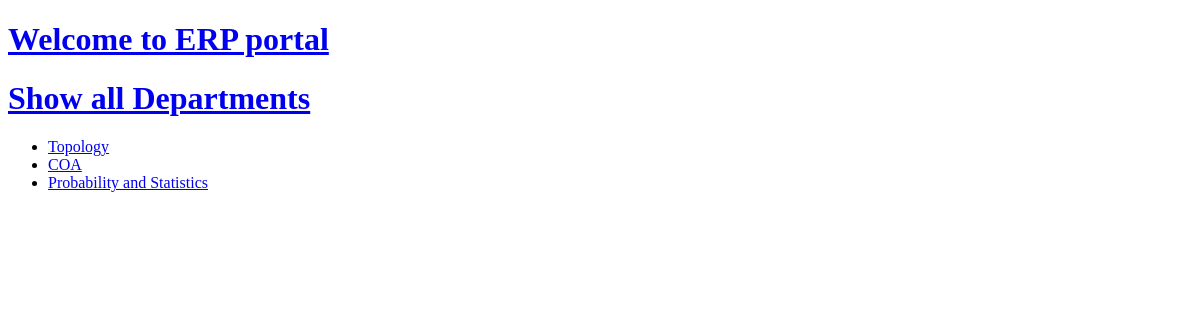
The app's page /Mathematics/courses, older data.
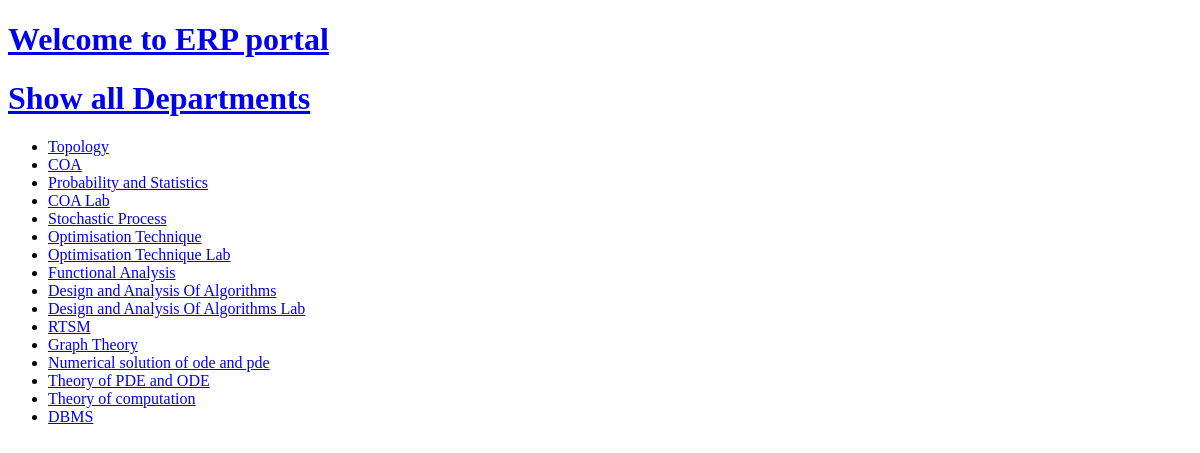
The same page, newer data.
### erpApp/models.py (models this page shows)
class Course(models.Model):
    courseName = models.CharField(max_length=50)
    credits_score = models.IntegerField(
        validators=[MaxValueValidator(5), MinValueValidator(1)])
    deptId = models.ForeignKey(
        Department, on_delete=models.CASCADE, related_name="dept")
    semester=models.IntegerField(null=True)
    description=models.TextField(null=True)
    def __str__(self):
        return f"{self.courseName}"

### erpApp/views.py (the view)
# urls.py: path("<str:deptName>/courses", views.listCourses, name="listCourse"),
def listCourses(request, deptName):
    department = Department.objects.get(departmentName=deptName)
    courseList = department.dept.all()
    return render(request, "erpApp/listCourses.html", {
        "courseList": courseList,
        "deptName": department.departmentName,
    })

### erpApp/templates/erpApp/listCourses.html (shortened to what this page needs)
{% extends 'base.html' %}
{% block content %}
    {% include 'erpApp/includes/navbar.html' %}
    <ul>
        {% for course in courseList %}
            <li><a href="{% url 'course' course%}">{{course}}</a></li>
        {% endfor %}
    </ul>
{% endblock content %}

### templates/base.html (shortened to what this page needs)
{% load static%}
<!DOCTYPE html>
<html lang="en">
<head>
</head>
<body>
    {%block content%}{%endblock%}
</body>
</html>

### erpApp/templates/erpApp/includes/navbar.html
<header id="main-navigation">
    <h1><a href="/">Welcome to ERP portal</a><h1>
    <nav>
        <a href="{% url 'listDepartment' %}">Show all Departments</a>
    </nav>
</header>

Row changes from the older to the newer data that the page shows:
added Course: courseName "COA Lab"
added Course: courseName "Stochastic Process"
added Course: courseName "Optimisation Technique"
added Course: courseName "Optimisation Technique Lab"
added Course: courseName "Functional Analysis"
added Course: courseName "Design and Analysis Of Algorithms"
added Course: courseName "Design and Analysis Of Algorithms Lab"
added Course: courseName "RTSM"
added Course: courseName "Graph Theory"
added Course: courseName "Numerical solution of ode and pde"
added Course: courseName "Theory of PDE and ODE"
added Course: courseName "Theory of computation"
added Course: courseName "DBMS"
